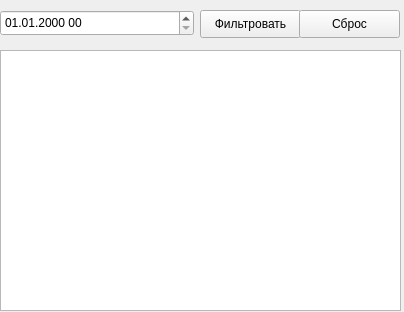
<?xml version="1.0" encoding="UTF-8"?>
<ui version="4.0">
 <class>HistoryWidget</class>
 <widget class="QWidget" name="HistoryWidget">
  <property name="geometry">
   <rect>
    <x>0</x>
    <y>0</y>
    <width>404</width>
    <height>312</height>
   </rect>
  </property>
  <property name="windowTitle">
   <string>SortMan History</string>
  </property>
  <property name="windowIcon">
   <iconset>
    <normaloff>../../../../.designer/SystemIcon/Preview.png</normaloff>../../../../.designer/SystemIcon/Preview.png</iconset>
  </property>
  <widget class="QTextBrowser" name="historyTextBox">
   <property name="geometry">
    <rect>
     <x>0</x>
     <y>50</y>
     <width>401</width>
     <height>261</height>
    </rect>
   </property>
  </widget>
  <widget class="QDateTimeEdit" name="TimeEdit">
   <property name="geometry">
    <rect>
     <x>0</x>
     <y>10</y>
     <width>194</width>
     <height>26</height>
    </rect>
   </property>
   <property name="displayFormat">
    <string>dd.MM.yyyy HH</string>
   </property>
  </widget>
  <widget class="QPushButton" name="filtrButton">
   <property name="geometry">
    <rect>
     <x>200</x>
     <y>10</y>
     <width>101</width>
     <height>28</height>
    </rect>
   </property>
   <property name="text">
    <string>Фильтровать</string>
   </property>
  </widget>
  <widget class="QPushButton" name="SbrossButton">
   <property name="geometry">
    <rect>
     <x>299</x>
     <y>10</y>
     <width>101</width>
     <height>28</height>
    </rect>
   </property>
   <property name="text">
    <string>Сброс</string>
   </property>
  </widget>
 </widget>
 <resources/>
 <connections/>
</ui>
